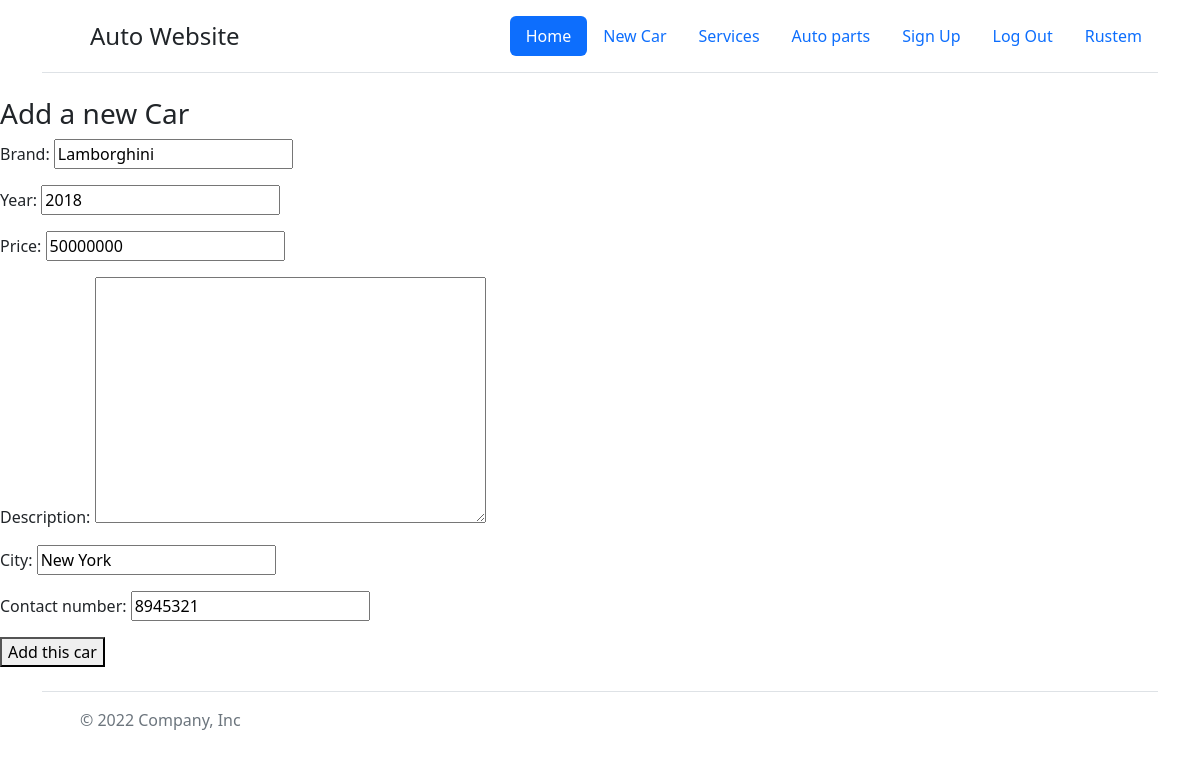
Page /edit_car/10/ (signed in) on the committed database.
### main/models.py (models this page shows, shortened)
class Car(models.Model):
    user = models.ForeignKey(User, on_delete=models.CASCADE)
    Brand = models.CharField(max_length=50, null=False)
    year = models.CharField(max_length=4,null=True)
    price = models.CharField(max_length=15,null=False)
    description = models.TextField(max_length = 2000,null =True, blank=True)
    city = models.CharField(max_length=50,null = False)
    contact_number = models.CharField(max_length=11,null=False)
    created = models.DateTimeField(auto_now_add=True)
    updated = models.DateTimeField(auto_now=True)
    class Meta:
        ordering = ['-updated','-created']

### main/views.py (the view)
# urls.py: path('edit_car/<str:pk>/', views.update_car, name = 'update_car'),
@login_required(login_url='login')
def  update_car(request, pk):
    car = Car.objects.get(id = pk)
    form = Carform(instance=car)
    if request.user != car.user:
        return HttpResponse('You are not allowed to do this!')
    if request.method == 'POST':
        form = Carform(request.POST, instance=car)
        if form.is_valid():
            form.save()
            return redirect('home')
    context = {'form': form}
    return render(request, 'Main/car-form.html', context)

### main/forms.py
class Carform(ModelForm):
    class Meta:
        model = Car
        fields = '__all__'
        exclude = ['user']

### main/templates/Main/car-form.html (shortened to what this page needs)
{% extends 'Main/base.html' %}
{% block body %}
<h3>Add a new Car</h3>
<form method="post">
   {{form.as_p}}
   <button type="submit">Add this car</button>
</form>
{% endblock %}

### main/templates/Main/base.html (shortened to what this page needs)
<!DOCTYPE html>
<html lang="en">
<head>
    <link rel="stylesheet" href="https://cdn.jsdelivr.net/npm/bootstrap@5.2.3/dist/css/bootstrap.min.css">
    <div class="container">
        <header class="d-flex flex-wrap justify-content-center py-3 mb-4 border-bottom">
          <a href="/" class="d-flex align-items-center mb-3 mb-md-0 me-md-auto text-dark text-decoration-none">
            <svg class="bi me-2" width="40" height="32"><use xlink:href="#bootstrap"></use></svg>
            <span class="fs-4">Auto Website</span>
          </a>
          <ul class="nav nav-pills">
              <li class="nav-item"><a href="{% url 'home' %}" class="nav-link active" aria-current="page">Home</a></li>
              <li class="nav-item"><a href="{% url 'add_newcar' %}" class="nav-link">New Car</a></li>
              <li class="nav-item"><a href="#" class="nav-link">Services</a></li>
              <li class="nav-item"><a href="#" class="nav-link">Auto parts</a></li>
              {% if request.user.is_authenticated %}
            <li class="nav-item"><a href="{% url 'home' %}" class="nav-link" >Sign Up</a></li>
            {% else %}
            <li class="nav-item"><a href="{% url 'register' %}" class="nav-link" >Sign Up</a></li>
            {% endif %}
            {% if request.user.is_authenticated %}
            <li class="nav-item"><a href="{% url 'logout' %}" class="nav-link " >Log Out</a></li>
            <li class="nav-item"><a href="#" class="nav-link">{{ request.user }}</a></li>
            {% else %}
            <li class="nav-item"><a href="{% url 'login' %}" class="nav-link " >Login</a></li>
            {% endif %}
          </ul>
        </header>
      </div>
</head>
    <body>
        {% block body %}{% endblock %}
        <div class="container">
            <footer class="d-flex flex-wrap justify-content-between align-items-center py-3 my-4 border-top">
              <div class="col-md-4 d-flex align-items-center">
                <a href="/" class="mb-3 me-2 mb-md-0 text-muted text-decoration-none lh-1">
                  <svg class="bi" width="30" height="24"><use xlink:href="#bootstrap"></use></svg>
                </a>
                <span class="mb-3 mb-md-0 text-muted">© 2022 Company, Inc</span>
              </div>
              <ul class="nav col-md-4 justify-content-end list-unstyled d-flex">
                <li class="ms-3"><a class="text-muted" href="#"><svg class="bi" width="24" height="24"><use xlink:href="#twitter"></use></svg></a></li>
                <li class="ms-3"><a class="text-muted" href="#"><svg class="bi" width="24" height="24"><use xlink:href="#instagram"></use></svg></a></li>
                <li class="ms-3"><a class="text-muted" href="#"><svg class="bi" width="24" height="24"><use xlink:href="#facebook"></use></svg></a></li>
              </ul>
            </footer>
          </div>
    </body>
</html>

### rows in the picture
Car: Brand "Lamborghini", year "2018", price "50000000", city "New York", contact_number "8945321"

### other values in the picture
{{ request.user }} "Rustem"
